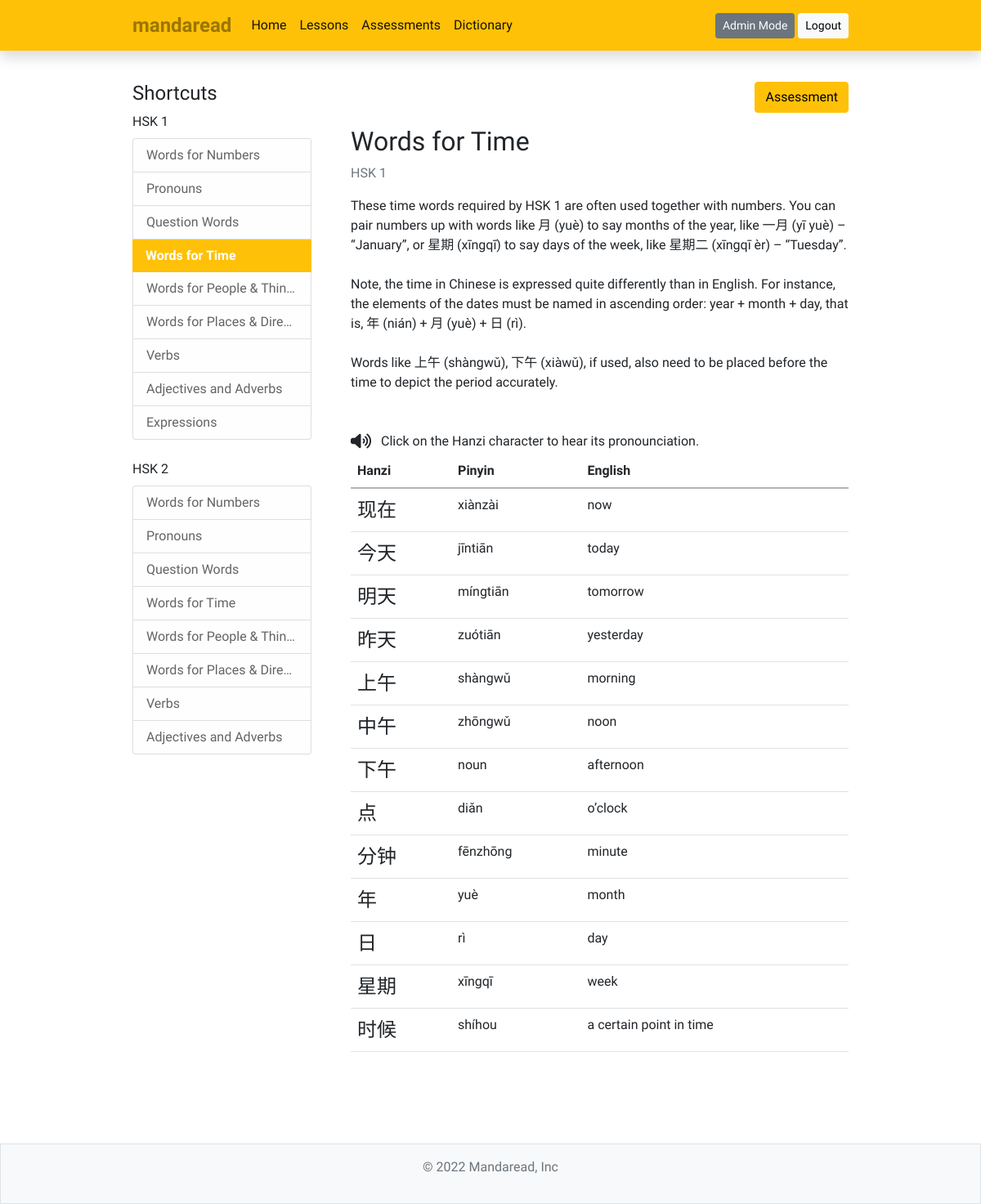
The app's page /lessons/4/ (signed in), older data.
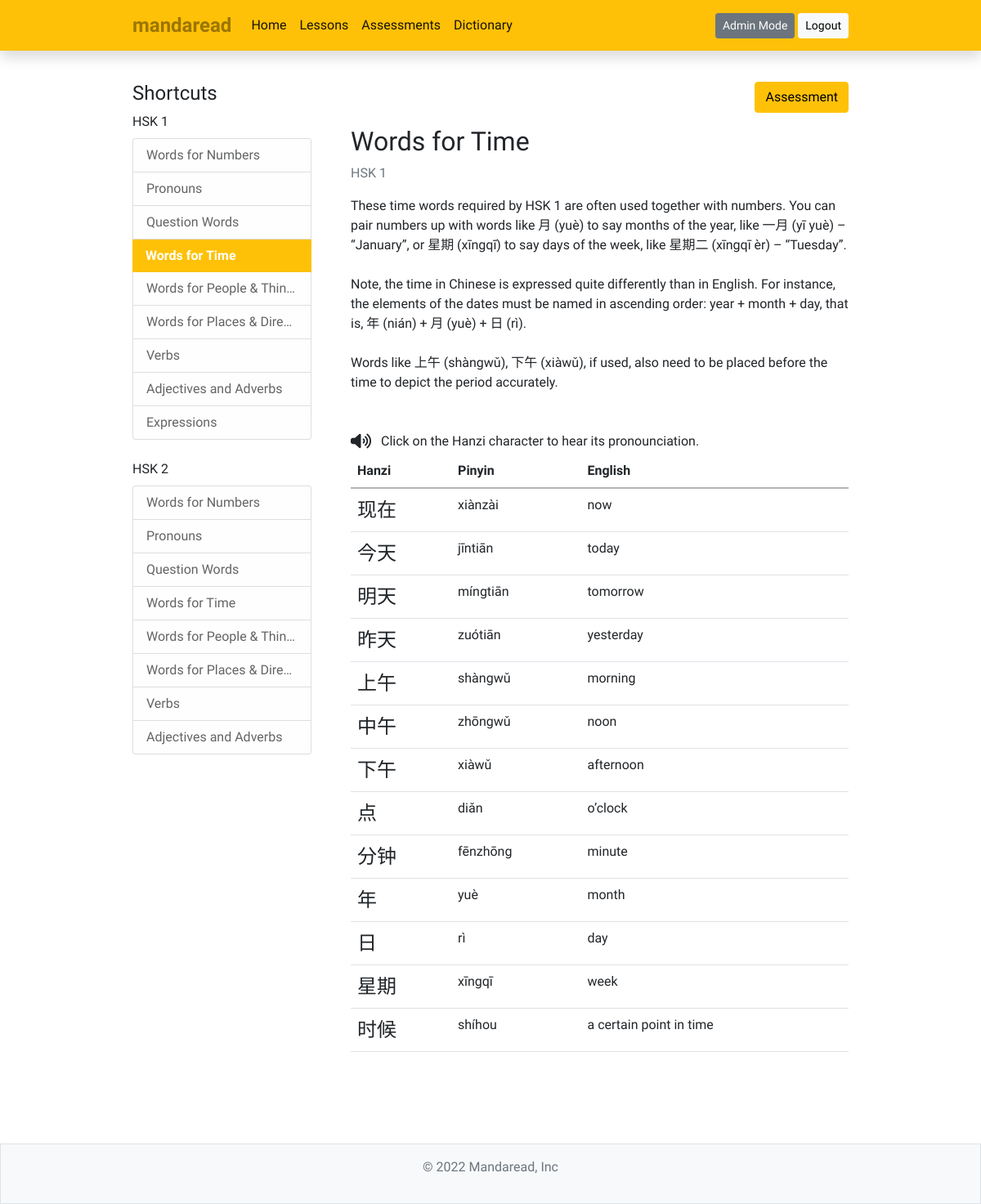
The same page, newer data.
### lessonbank/models.py (models this page shows, shortened)
class LessonBank(models.Model):
    hsk = models.PositiveIntegerField(default=1, null=False, blank=False, validators=[MinValueValidator(1), MaxValueValidator(2)])
    title = models.CharField(max_length=255, null=False, blank=False)
    description = models.TextField(null=False, blank=False)
    read_by = models.ManyToManyField(User, blank=True)
    enable_table = models.BooleanField(default=True)

### dictionary/models.py (models this page shows, shortened)
class Dictionary(models.Model):
    HSK_LEVEL = (
        ('HSK-1', 'HSK-1'),
        ('HSK-2', 'HSK-2')
    )
    PART_OF_SPEECH = (
        ('noun', 'noun'),
        ('pronoun', 'pronoun'),
        ('verb', 'verb'),
        ('adjective', 'adjective'),
        ('adverb', 'adverb'),
        ('preposition', 'preposition'),
        ('conjunction', 'conjunction'),
        ('interjection', 'interjection')
    )
    from_lesson = models.ForeignKey(LessonBank, null=True, blank=True, on_delete=models.CASCADE)
    hanzi = models.CharField(max_length=50)
    pinyin = models.CharField(max_length=50)
    definition = models.CharField(max_length=255)
    part_of_speech = models.CharField(max_length=50, null=True, blank=True, choices=PART_OF_SPEECH)
    example = models.CharField(null=True, blank=True, max_length=250)
    translation = models.CharField(null=True, blank=True, max_length=250)

### lessonbank/views.py (the view)
# urls.py: path('<int:pk>/', views.LessonListDetailView.as_view(), name='mandaread-lesson'),
class LessonListDetailView(DetailView):
    model = LessonBank
    def get_context_data(self, **kwargs):
        context = super().get_context_data(**kwargs)
        user = get_object_or_404(User, username=self.request.user)
        pk = self.kwargs['pk']
        lesson_obj = LessonBank.objects.get(pk=pk)
        if not user in lesson_obj.read_by.all():
            lesson_obj.read_by.add(user)
            lessons_read = LessonBank.objects.filter(read_by=user).count()
            all_lessons = LessonBank.objects.all().count()
            percentage = round((lessons_read / all_lessons) * 100)
            achievement = AchievementLog()
            if percentage >= 25:
                if user.profile.lessons_25 != True:
                    user.profile.lessons_25 = True
                    achievement.achieved_by = user
                    achievement.date_time_achieved = datetime.datetime.now()
                    achievement.achievement = "Wheat of Prosperity"
                    achievement.save()
                    user.save()
            if percentage >= 50:
                if user.profile.lessons_50 != True:
                    user.profile.lessons_50 = True
                    achievement.achieved_by = user
                    achievement.date_time_achieved = datetime.datetime.now()
                    achievement.achievement = "Terracota Helmet"
                    achievement.save()
                    user.save()
            if percentage == 100:
                if user.profile.lessons_100 != True:
                    user.profile.lessons_100 = True
                    achievement.achieved_by = user
                    achievement.date_time_achieved = datetime.datetime.now()
                    achievement.achievement = "Golden Konghou"
                    achievement.save()
                    user.save()
        else:
            pass
        context['lesson_list_1'] = LessonBank.objects.filter(hsk=1)
        context['lesson_list_2'] = LessonBank.objects.filter(hsk=2)
        context['lesson_items'] = Dictionary.objects.filter(from_lesson=lesson_obj)
        user_log = UserLog()
        user_log.log_by = self.request.user.username
        user_log.action = "read lesson " + "\"HSK-" + str(lesson_obj.hsk) + ": " + lesson_obj.title + "\""
        user_log.date_time_logged = datetime.datetime.now()
        user_log.save()
        return context

### lessonbank/templates/lessonbank/lessonbank_detail.html
{% extends 'mandaread/base.html' %}
{% block content %}
<div class="container d-flex flex-column-reverse flex-lg-row col-12 col-lg-9 mb-5">
    <div class="me-lg-5 col-lg-3">
        <div class="content-section">
            <h4>Shortcuts</h4>
            <span>HSK 1</span>
            <ul class="list-group mt-2 mb-4">
                {% if lesson_list_1 %}
                    {% for lesson in lesson_list_1 %}
                        {% if lesson.id == object.id %}
                            <button class="list-group-item list-group-item-light bg-warning border-0 text-white fw-bold text-start">{{ lesson.title }}</button>
                        {% else %}
                            <a class="list-group-item list-group-item-light" href = "{% url 'mandaread-lesson' lesson.id %}">{{ lesson.title }}</a>
                        {% endif %}
                    {% endfor %}
                {% else %}
                    <span class="text-muted h6">Oops! no lessons here yet!</span>
                {% endif %}
            </ul>
            <span>HSK 2</span>
            <ul class="list-group mt-2 mb-4">
                {% if lesson_list_2 %}
                    {% for lesson in lesson_list_2 %}
                        {% if lesson.id == object.id %}
                            <button class="list-group-item list-group-item-light bg-warning border-0 text-white fw-bold text-start">{{ lesson.title }}</button>
                        {% else %}
                            <a class="list-group-item list-group-item-light" href="{% url 'mandaread-lesson' lesson.id %}">{{ lesson.title }}</a>
                        {% endif %}
                    {% endfor %}
                {% else %}
                    <span class = "text-muted h6">Oops! no lessons here yet!</span>
                {% endif %}
            </ul>
        </div>
    </div>
    <div class="d-flex flex-column mb-5 w-100">
        <div class="d-flex flex-column">
            <div class = "mb-3 align-self-end">
                <a href = "{% url 'mandaread-assessment' object.id %}" class="btn btn-warning">Assessment</a>
            </div>
            <h2 class = "me-3">{{ object.title }}</h2>
        </div>
        <p class="text-secondary">HSK {{ object.hsk }}</p>
        <p class="mb-5">{{ object.description|linebreaksbr }}</p>
        {% if object.enable_table == True %}
            <div class = "d-flex justify-content-between flex-column-reverse flex-md-row">
                <div class = "text-center">
                    <i class="fas fa-volume-up fa-lg me-2 mb-3"></i>
                    <span>Click on the Hanzi character to hear its pronounciation.</span>
                </div>
            </div>
            <table class="table table-hover">
                <thead>
                    <tr>
                        <th scope="col">Hanzi</th>
                        <th scope="col">Pinyin</th>
                        <th scope="col">English</th>
                    </tr>
                </thead>
                <tbody>
                    {% for item in lesson_items %}
                        <tr>
                            <td class = "hanzi" role = "button" data-toggle="tooltip" data-placement="left" title="Click me!">{{ item.hanzi }}</td>
                            <td>{{ item.pinyin }}</td>
                            <td >{{ item.definition }}</td>
                        </tr>
                    {% endfor %}
                </tbody>
            </table>
        {% endif %}
    </div>
</div>
{% endblock %}

### mandaread/templates/mandaread/base.html (shortened to what this page needs)
{% load static %}
<!DOCTYPE html>
<html lang="en">
<head>
    <link href="https://cdn.jsdelivr.net/npm/bootstrap@5.1.3/dist/css/bootstrap.min.css" rel="stylesheet"
>
    <link rel="stylesheet" type="text/css" href="{% static 'mandaread/style.css' %}">
</head>
<body class="d-flex flex-column min-vh-100">
    <nav class="navbar d-flex justify-content-center fixed-top mb-5 bg-warning navbar-expand-lg navbar-light shadow">
        <div class="container col-12 col-lg-9 mx-3 mx-md-5">
            <a class="navbar-brand" style="font-family: 'Quicksand', sans-serif; font-weight: 700; color: #9c7500;" href="{% url 'mandaread-home' %}">mandaread</a>
            <div class="collapse navbar-collapse" id="navbarSupportedContent">
                <ul class="navbar-nav me-auto mb-2 mb-lg-0">
                    <li class="nav-item">
                        <a class="nav-link active" aria-current="page" href="{% url 'mandaread-home' %}">Home</a>
                    </li>
                    <li class="nav-item">
                        <a class="nav-link active" aria-current="page" href="{% url 'mandaread-lessons' %}">Lessons</a>
                    </li>
                    <li class="nav-item">
                        <a class="nav-link active" aria-current="page" href="{% url 'mandaread-assessments' %}">Assessments</a>
                    </li>
                    <li class="nav-item">
                        <a class="nav-link active" aria-current="page" href="{% url 'mandaread-dict' %}">Dictionary</a>
                    </li>
                </ul>
                <div class = 'd-flex gap-2'>
                    <div class = "position-relative mb-2 mb-lg-0">
                        {% if request.user.is_superuser %}
                            <a class="btn btn-secondary btn-sm" href="{% url 'admin-home' %}">Admin Mode</a>
                        {% endif %}
                        <button type = "button" id = "logout-btn" class="btn btn-light btn-sm">Logout</button>
                    </div>
                </div>
            </div>
        </div>
    </nav>
    {% block content %}
    {% endblock %}
    <footer class="py-3 mt-4 bg-light border mt-auto">
        <p class="text-center text-muted">&copy; 2022 Mandaread, Inc</p>
    </footer>
</body>
</html>

### mandaread/static/mandaread/style.css (style rules this page uses)
body { font-family: 'Quicksand', sans-serif; padding-top: 100px; font-weight: 500; }
.navbar-brand { font-size: 1.5em !important; }
.list-group-item { overflow: hidden; text-overflow: ellipsis; white-space: nowrap; }
.hanzi { font-size: 1.5em; }
.table thead > tr > th { vertical-align: bottom; border-bottom: 2px solid hsl(0, 0%, 71%); }

Row changes from the older to the newer data that the page shows:
changed Dictionary "下午": pinyin "noun" → "xiàwǔ"
